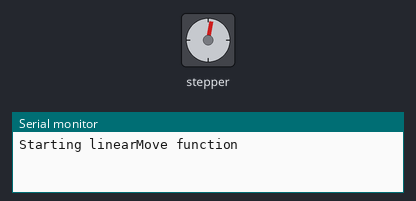
A sketch run on a simulated Arduino Uno, built with avr-gcc and run on an emulated ATmega328P. On the bench: stepper motor, the last lines printed to the serial monitor. Stepper angles assume 2048 steps per turn.

Above: at 1.04 s.
At 9.45 s:
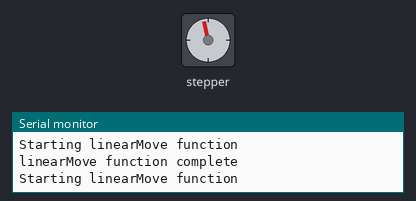
At 19.25 s:
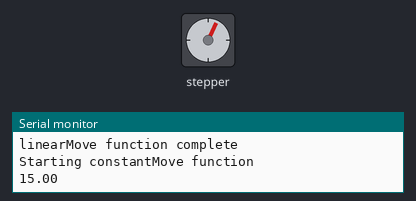
At 30.4 s:
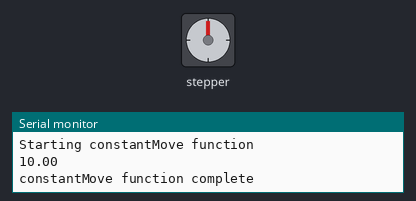
Timing chart, 0 to 40.0 s (numbered marks = the images above):
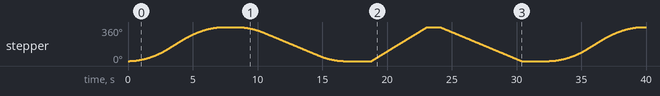

Measured:
- by itself, stepper: turns 360° clockwise in 7.2 s, then 360° counter-clockwise in 8.2 s, then 360° clockwise in 4.3 s, then 360° counter-clockwise in 6.3 s, and so on

The sketch:

linearAccel_1.1.ino
```cpp
#include <Stepper.h>

const int stepsPerRevolution = 2048;
const int limitRPM = 15;
const float convertSPMStoRPM = 60000.0 / stepsPerRevolution;

int StepsRequired;
Stepper steppermotor(stepsPerRevolution, 8, 10, 9, 11);

void setup() {
  Serial.begin(9600);
}

void loop() {
  StepsRequired = stepsPerRevolution;
  linearMove(StepsRequired, 200, 200, 15);
  delay(1000);

  StepsRequired = -stepsPerRevolution;
  linearMove(StepsRequired, 200, 200, 10);
  delay(2000);

  StepsRequired = stepsPerRevolution;
  constantMove(StepsRequired, 4000);
  delay(1000);

  StepsRequired = -stepsPerRevolution;
  constantMove(StepsRequired, 6000);
  delay(2000);
}

void constantMove(int steps, unsigned long duration) {
  Serial.println("Starting constantMove function");
  int direction = (steps >= 0) ? 1 : -1;
  steps = abs(steps);

  float rpm = convertSPMStoRPM * steps / duration;
  rpm = constrain(rpm, 1, limitRPM);

  Serial.println(rpm);
  steppermotor.setSpeed(rpm);
  for (int i = 0; i < steps; i++) {
    steppermotor.step(direction);
  }
    Serial.println("constantMove function complete");
}

void linearMove(int steps, float acceleration, float deceleration, float maxRPM) {
  Serial.println("Starting linearMove function");
  int direction = (steps >= 0) ? 1 : -1;
  steps = abs(steps);

  float maxStepsPerSecond = maxRPM * stepsPerRevolution / 60.0;

  float timeToMaxSpeedAccel = maxStepsPerSecond / acceleration;
  float timeToMaxSpeedDecel = maxStepsPerSecond / deceleration;

  int stepsDuringAccel = 0.5 * acceleration * pow(timeToMaxSpeedAccel, 2);
  int stepsDuringDecel = 0.5 * deceleration * pow(timeToMaxSpeedDecel, 2);

  if (stepsDuringAccel + stepsDuringDecel > steps) {
    float totalAccelDecelRatio = (float)stepsDuringAccel / (stepsDuringAccel + stepsDuringDecel);
    stepsDuringAccel = steps * totalAccelDecelRatio;
    stepsDuringDecel = steps - stepsDuringAccel;
  }

  int constantSpeedSteps = steps - stepsDuringAccel - stepsDuringDecel;

  for (int i = 0; i < stepsDuringAccel; i++) {
    float currentStep = i + 1;
    float rpm = sqrt(2 * acceleration * currentStep) * (60.0 / stepsPerRevolution);
    rpm = constrain(rpm, 1, limitRPM);
    steppermotor.setSpeed(rpm);
    steppermotor.step(direction);
  }

  maxRPM = constrain(maxRPM, 1, limitRPM);
  steppermotor.setSpeed(maxRPM);
  for (int i = 0; i < constantSpeedSteps; i++) {
    steppermotor.step(direction);
  }

  for (int i = 0; i < stepsDuringDecel; i++) {
    float remainingSteps = stepsDuringDecel - i;
    float rpm = sqrt(2 * deceleration * remainingSteps) * (60.0 / stepsPerRevolution);
    rpm = constrain(rpm, 1, limitRPM);
    steppermotor.setSpeed(rpm);
    steppermotor.step(direction);
  }

  Serial.println("linearMove function complete");
}
```
